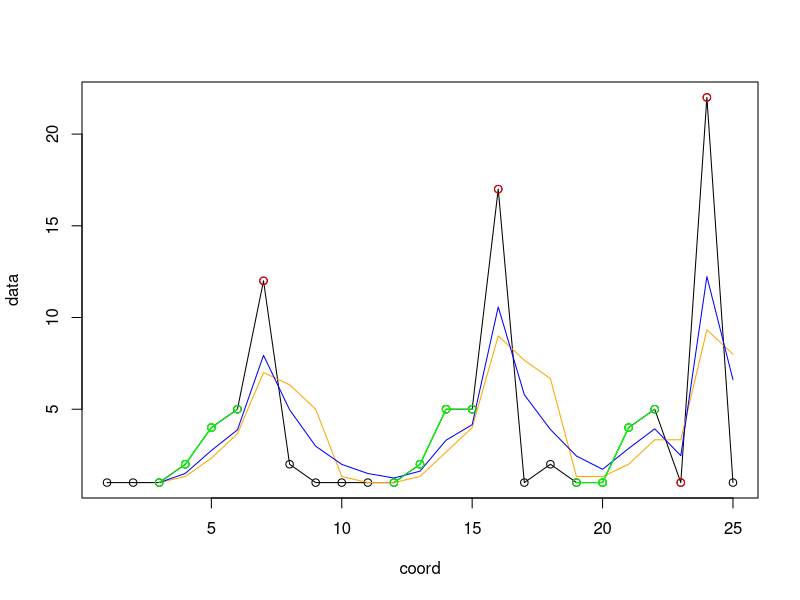

Reproduce this figure in R.
# mydata = c(22.27, 22.19, 22.08, 22.17, 22.18, 22.13, 22.23, 22.43,
#          22.24, 22.29, 22.15, 22.39, 22.38, 22.61, 23.36, 24.05, 28,
#          23.75, 23.83, 23.95, 23.63, 23.82, 23.87, 23.65, 23.19,
#          23.10, 23.33, 22.68, 23.10, 22.40, 22.17, 23,24)
# mydata = c(1,2,3,4,5,6,7,8,9,10,11,12,13,14,16,18,22,50,1,2,3,4,5,6,7,8,9,10,11,12,13,14,16,18,22,50,1,2,3,4,5,6,7,8,9,10,11,12,13,14,15,16,17,18,19,20,21,22,23,24,25,26,27,28,29,30)
# original = read.csv('~/Documents/R/tractor.csv')
# original = read.csv('/Users/fenilshingala/Documents/Python/untitled folder/disk.csv')
# original = read.csv('~/Documents/R/tractor.csv')
# mydata = original[1:200,2]

mydata = c(1,1,1, 2,4,5 ,12 ,2,1,1,1,1, 2,5,5, 17 ,1,2,1, 1,4,5 ,1,22,1)

#----------------------------------------------------------------#
anomMa <- function(data){
  coord = 1:length(data)
  window = 3
  renj=20
  mulT = 2/(window+1)
  first=0
  sma=c()
  ema=c()
  anomaly=list()
  l=list()
  expDis=c()
  k=1
  
  # anomN=0
  # anomLoop=0
  plot(coord, data, type="o")
  for (i in 0:(length(data)-window)){
    # anomLoop = anomLoop+1
    # if(anomLoop>=window){
    #   anomLoop=0
    #   cat("anomN:", anomN, "\n")
    # if(anomN>=8){return(i+window)}
    #   anomN=0
    # }
    
    sma = c(sma, mean(data[(i+1):(i+window)]))
    if (first==0){
      ema = c(ema, mean(data[(i+1):(i+window)]))
      first = first+1
    }
    else{ema = c(ema, (data[i+window]-ema[i])*mulT + ema[i])}
    
    if(length(expDis) == window){
      renj = mean(expDis)+(sd(expDis))
      # print(renj)
      expDis[k] = abs(data[i+window]-ema[i+1])
      if(k>=window){k=1}else{k=k+1}
      # lines(c((i+window):(i+2*window)), ema[i:(i+window)]+renj, type="l", col="green")
    }
    if(length(expDis) < window){
      expDis = c(expDis, abs(data[i+window]-ema[i+1]))
    }
    
    if(data[i+window] > (ema[i+1])+renj){
      # anomN = anomN+1
      anomaly = c(anomaly, data[i+window])
      l=c(l, (i+window))
    }
    if(data[i+window] < (ema[i+1])-renj){
      # anomN = anomN+1
      anomaly = c(anomaly, data[i+window])
      l=c(l, (i+window))
    }
    # print(i)
    # print(i+window)
    # print(expDis)
    # lines(c(window:length(data)), ema-renj, type="l", col="green")
  }
  anomaly = list(l, anomaly)
  
  lines(c(window:length(data)), sma, type="l", col="orange")
  lines(c(window:length(data)), ema, type="l", col="blue")
  # lines(c(window:length(data)), ema+renj, type="l", col="green")
  # lines(c(window:length(data)), ema-renj, type="l", col="green")
  lines(unlist(anomaly[1]), unlist(anomaly[2]), type="p", col="red")
  return(anomaly)
}
#----------------------------------------------------------------#

anomalies = anomMa(mydata)







visited=c()
freq=c()
elem = c()
freqAr = list()
for(i in unlist(anomalies[2])){
  index=match(i, visited)
  if(is.na(index)){
    visited = c(visited, i)
    elem <- c(elem, i)
    freq <- c(freq, length(which(unlist(anomalies[2]) == i)))
  }
}
abc = data.frame(elem, freq)
abc = abc[order(abc$freq, decreasing = TRUE),]
abc = unlist(abc[,1])

window = 3
renj=2
noOfAnom = 2
# plot(x, type="o",col = "blue")#, xlim = c(1,150), ylim = c(0,200))

d <- function(p, q){
  return(abs(p-q))
}

pattern <- function(x, anom){
  k=1
  patt <<- c()
  index = match(anom, x)
  if(is.na(index)){
    print("No match")
    return(NULL)
  }else{
    for(i in (index-window):(index-1)){
      if(i<=0){}else{
        patt[k] <<- x[i]
        k=k+1
      }
    }
  }
  print(paste("Pattern: ", list(patt)))
  return(patt)
}


matchPatt <- function(x, p){
  if(is.null(p)){
    print("got no match or 1st element! can't match empty")
    return(NULL)
  }else{
    pu = 1
    w=1
    q = c()
    while((pu+window)<=length(x)+1){
      # for(i in (pu):(pu+window-1)){
      for(i in (pu):(pu+length(p)-1)){
        q[w] <- x[i]
        w = w+1
      }
      if(DTWdist(q,p) < renj){
        print(q)
        lines(c(pu:(pu+length(p)-1)), q, type="o", col="green")
        print("alert------------------------")
      }
      
      pu=pu+1
      w=1
    }
  }
}


DTWdist <- function(x,y){
  # DTW = vector(mode="integer", length = length(x)+1)
  DTW <<- array(data=0, dim = c(length(x)+1,length(y)+1))
  for (a in 1:(length(x)+1)){
    DTW[a,1] <<- Inf
  }
  for (b in 1:(length(y)+1)){
    DTW[1,b] <<- Inf
  }
  DTW[1,1] <<- 0
  for (i in 1:length(x)+1){   # i will start from 2
    for (j in 1:length(y)+1){
      cost = d(x[i-1], y[j-1])
      # print(paste("X:", i, x[i-1], sep = " "))
      # print(paste("Y:", j, y[j-1], sep = " "))
      DTW[i,j] <<- cost + min(c(DTW[i-1,j], DTW[i,j-1], DTW[i-1,j-1]))
    }
  }
  # print(DTW)
  return(DTW[length(x)+1, length(y)+1])
}

# DTWdist(x,y)
# pattern(x)
# match(x, )
if(noOfAnom>0){
  if(noOfAnom > length(abc)){
    print("no of anomalies is out of bound")
  }else{
    for(i in (1:noOfAnom)){
      anom=abc[i]
      cat("for anom:", anom)
      matchPatt(mydata, pattern(mydata, anom))
    }
  }
}